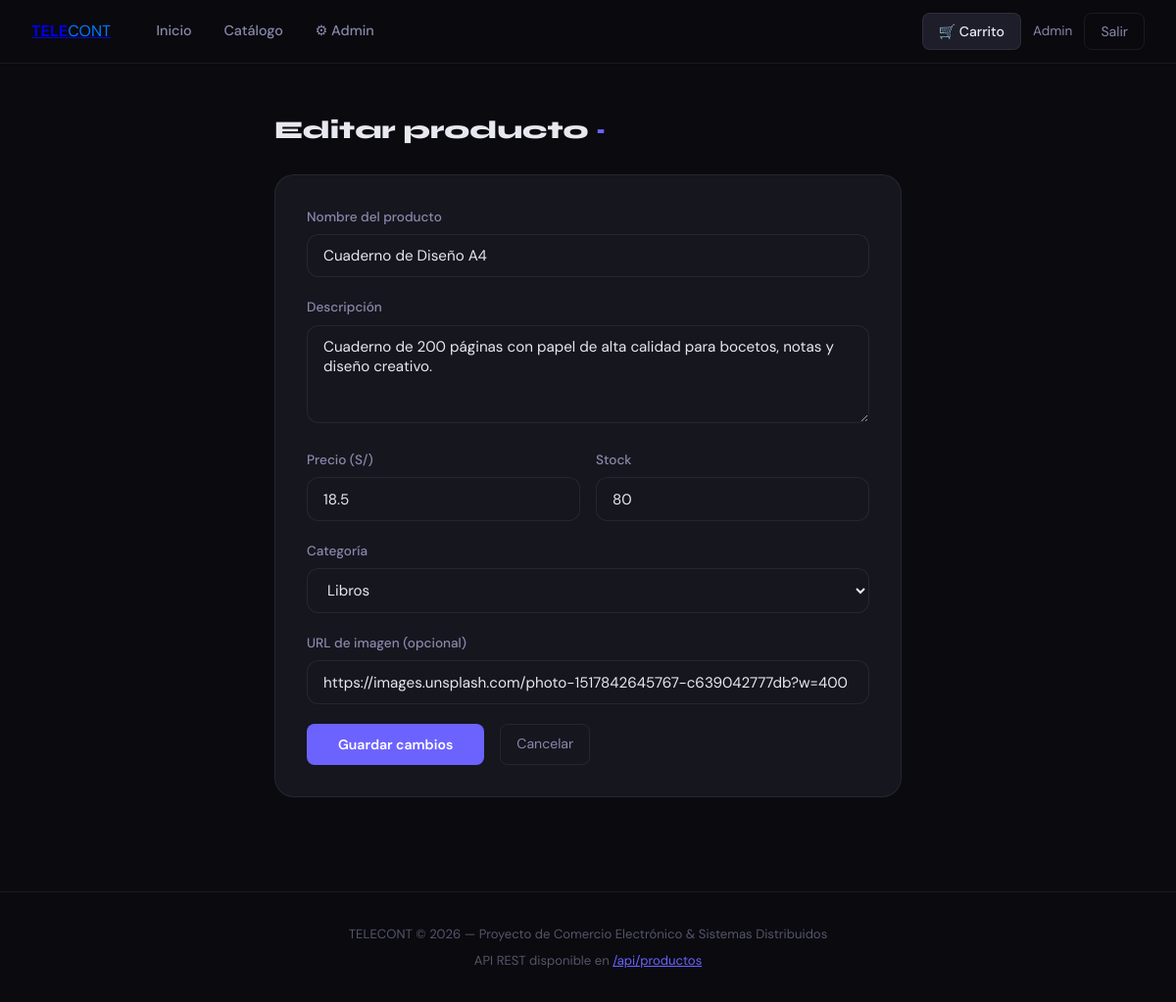
/admin/producto/editar/8 (signed in), run on the app's committed database.
### app.py (models this page shows, shortened)
class Usuario(db.Model):
    __tablename__ = 'usuarios'
    id = db.Column(db.Integer, primary_key=True)
    nombre = db.Column(db.String(100), nullable=False)
    email = db.Column(db.String(120), unique=True, nullable=False)
    password_hash = db.Column(db.String(256), nullable=False)
    es_admin = db.Column(db.Boolean, default=False)
    creado_en = db.Column(db.DateTime, default=datetime.utcnow)

class Producto(db.Model):
    __tablename__ = 'productos'
    id = db.Column(db.Integer, primary_key=True)
    nombre = db.Column(db.String(150), nullable=False)
    descripcion = db.Column(db.Text, nullable=False)
    precio = db.Column(db.Float, nullable=False)
    stock = db.Column(db.Integer, default=10)
    categoria = db.Column(db.String(80), nullable=False)
    imagen_url = db.Column(db.String(300), default='')
    creado_en = db.Column(db.DateTime, default=datetime.utcnow)

### app.py (the view, shortened to what this page needs)
@app.route('/admin/producto/editar/<int:id>', methods=['GET', 'POST'])
def admin_editar_producto(id):
    u = usuario_actual()
    if not u or not u.es_admin:
        return redirect(url_for('index'))
    p = Producto.query.get_or_404(id)
    return render_template('admin_producto.html', producto=p, usuario=u, carrito_count=carrito_count())

### app.py (called while the page is built)
def usuario_actual():
    if 'usuario_id' in session:
        return Usuario.query.get(session['usuario_id'])
    return None

def carrito_count():
    carrito = session.get('carrito', {})
    return sum(carrito.values())

### templates/admin_producto.html (shortened to what this page needs)
{% extends "base.html" %}
{% block content %}
<div style="max-width:640px;margin:0 auto">
  <h1 class="section-title">{% if producto %}Editar producto{% else %}Nuevo producto{% endif %} <span>·</span></h1>
  <div style="background:var(--surface);border:1px solid var(--border);border-radius:var(--radius-lg);padding:2rem">
    <form method="POST">
      <div class="form-group">
        <label>Nombre del producto</label>
        <input type="text" name="nombre" required value="{{ producto.nombre if producto else '' }}" placeholder="Ej: Laptop UltraBook Pro">
      </div>
      <div class="form-group">
        <label>Descripción</label>
        <textarea name="descripcion" required placeholder="Describe el producto...">{{ producto.descripcion if producto else '' }}</textarea>
      </div>
      <div style="display:grid;grid-template-columns:1fr 1fr;gap:1rem">
        <div class="form-group">
          <label>Precio (S/)</label>
          <input type="number" name="precio" required step="0.01" min="0" value="{{ producto.precio if producto else '' }}" placeholder="0.00">
        </div>
        <div class="form-group">
          <label>Stock</label>
          <input type="number" name="stock" required min="0" value="{{ producto.stock if producto else '10' }}">
        </div>
      </div>
      <div class="form-group">
        <label>Categoría</label>
        <select name="categoria" required>
          {% for cat in ['Tecnología', 'Accesorios', 'Libros', 'Ropa', 'Hogar', 'Deportes', 'Otro'] %}
          <option value="{{ cat }}" {% if producto and producto.categoria == cat %}selected{% endif %}>{{ cat }}</option>
          {% endfor %}
        </select>
      </div>
      <div class="form-group">
        <label>URL de imagen (opcional)</label>
        <input type="text" name="imagen_url" value="{{ producto.imagen_url if producto else '' }}" placeholder="https://...">
      </div>
      <div style="display:flex;gap:1rem;margin-top:.5rem">
        <button type="submit" class="btn-primary" style="padding:.75rem 2rem">
          {% if producto %}Guardar cambios{% else %}Crear producto{% endif %}
        </button>
        <a href="/admin" class="btn-outline">Cancelar</a>
      </div>
    </form>
  </div>
</div>
{% endblock %}

### templates/base.html (shortened to what this page needs)
<!DOCTYPE html>
<html lang="es">
<head>
</head>
<body>
  <nav>
    <div class="nav-inner">
      <a class="navbar-brand" href="/"><b>TELE</b><span style="color: #007bff;">CONT</span></a>
      <div class="nav-links">
        <a href="/">Inicio</a>
        <a href="/catalogo">Catálogo</a>
        {% if usuario and usuario.es_admin %}
        <a href="/admin">⚙ Admin</a>
        {% endif %}
      </div>
      <div class="nav-right">
        <a href="/carrito" class="btn-cart">
          🛒 Carrito
        </a>
        {% if usuario %}
        <span style="font-size:.85rem;color:var(--text2)">{{ usuario.nombre }}</span>
        <a href="/logout" class="btn-outline">Salir</a>
        {% else %}
        <a href="/login" class="btn-outline">Entrar</a>
        <a href="/registro" class="btn-primary">Registro</a>
        {% endif %}
      </div>
    </div>
  </nav>
  <main>
    {% block content %}{% endblock %}
  </main>
  <footer>
    <p>TELECONT &copy; 2026 &mdash; Proyecto de Comercio Electrónico &amp; Sistemas Distribuidos</p>
    <p style="margin-top:.4rem">API REST disponible en <a href="/api/productos"
        style="color:var(--accent)">/api/productos</a></p>
  </footer>
</body>
</html>

### templates/base.html (style rules this page uses)
*, *::before, *::after { box-sizing: border-box; margin: 0; padding: 0; }
:root { --bg: #0a0a0f; --bg2: #111118; --surface: #16161f; --surface2: #1e1e2a; --border: rgba(255, 255, 255, 0.07); --accent: #6c63ff; --accent2: #ff6584; --text: #e8e8f0; --text2: #8888aa; --text3: #55556a; --success: #22c55e; --warning: #f59e0b; --danger: #ef4444; --radius: 12px; --radius-lg: 20px; }
body { font-family: 'DM Sans', sans-serif; background: var(--bg); color: var(--text); min-height: 100vh; line-height: 1.6; }
nav { position: sticky; top: 0; z-index: 100; background: rgba(10, 10, 15, 0.85); backdrop-filter: blur(20px); border-bottom: 1px solid var(--border); padding: 0 2rem; }
.nav-inner { max-width: 1200px; margin: 0 auto; display: flex; align-items: center; gap: 2rem; height: 64px; }
.nav-links { display: flex; gap: 0.25rem; flex: 1; }
.nav-links a { color: var(--text2); text-decoration: none; padding: 0.4rem 0.9rem; border-radius: 8px; font-size: 0.9rem; font-weight: 500; transition: all .2s; }
.nav-right { display: flex; align-items: center; gap: 0.75rem; }
.btn-cart { position: relative; background: var(--surface2); border: 1px solid var(--border); color: var(--text); text-decoration: none; padding: 0.45rem 1rem; border-radius: 8px; font-size: 0.88rem; font-weight: 500; transition: all .2s; display: flex; align-items: center; gap: 0.5rem; }
.btn-primary { background: var(--accent); color: #fff; border: none; padding: 0.45rem 1.1rem; border-radius: 8px; font-size: 0.88rem; font-weight: 600; cursor: pointer; text-decoration: none; display: inline-flex; align-items: center; gap: 0.4rem; transition: all .2s; font-family: inherit; }
.btn-outline { background: transparent; color: var(--text2); border: 1px solid var(--border); padding: 0.45rem 1rem; border-radius: 8px; font-size: 0.88rem; cursor: pointer; text-decoration: none; display: inline-flex; align-items: center; transition: all .2s; font-family: inherit; }
main { max-width: 1200px; margin: 0 auto; padding: 2rem; }
.form-group { margin-bottom: 1.25rem; }
label { display: block; font-size: 0.85rem; font-weight: 500; color: var(--text2); margin-bottom: 0.4rem; }
input[type=text], input[type=email], input[type=password], input[type=number], textarea, select { width: 100%; padding: 0.7rem 1rem; background: var(--surface); border: 1px solid var(--border); border-radius: var(--radius); color: var(--text); font-size: 0.95rem; font-family: inherit; transition: border-color .2s; }
textarea { resize: vertical; min-height: 100px; }
.section-title { font-family: 'Syne', sans-serif; font-size: 1.6rem; font-weight: 800; color: var(--text); margin-bottom: 1.5rem; }
.section-title span { color: var(--accent); }
footer { margin-top: 4rem; border-top: 1px solid var(--border); text-align: center; padding: 2rem; color: var(--text3); font-size: 0.82rem; }

### data on the page
Usuario: nombre "Admin"
Producto: nombre "Cuaderno de Diseño A4", descripcion "Cuaderno de 200 páginas con papel de alta calidad para bocetos, notas y diseño creativo.", precio "18.5", stock "80", categoria "Libros", imagen_url "https://images.unsplash.com/photo-1517842645767-c639042777db?w=400"
